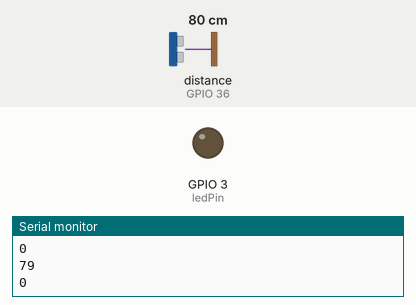
Simulated run of this sketch. Board: ESP32. On the bench: output pins drawn as LEDs (lit = HIGH), the last lines printed to the serial monitor. Wiring (inferred from the names in the program): ultrasonic range finder: trigger GPIO 26; echo GPIO 36. The inputs (shaded band) are chosen by the test bench; at power-on: distance to the obstacle (sensor on GPIO 36) 80 cm. The echo pulse lasts 58.3 µs per cm; pins used as bus, display or sensor lines are not drawn.

Above: at 3.7 s.
3.8 s: distance to the obstacle (sensor on GPIO 36) set to 34 cm
5.3 s: distance to the obstacle (sensor on GPIO 36) set to 28 cm
At 6.29 s:
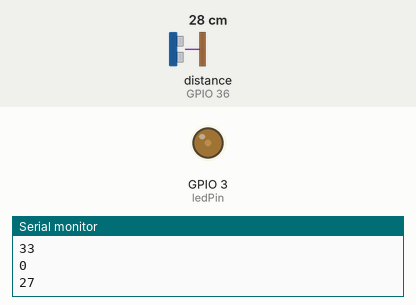
At 9.7 s:
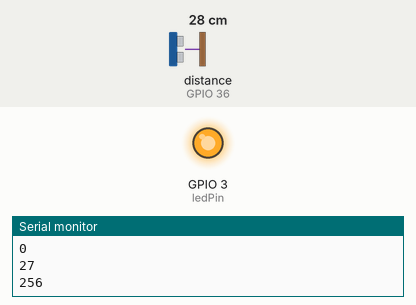
11.3 s: distance to the obstacle (sensor on GPIO 36) set to 35 cm
At 11.55 s:
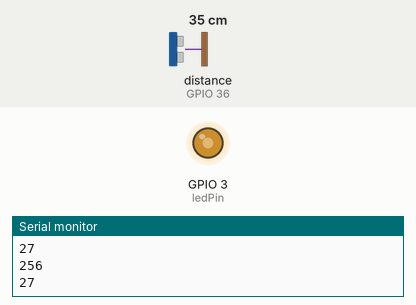
Timing chart, 0 to 15.2 s (numbered marks = the images above; inputs shaded):
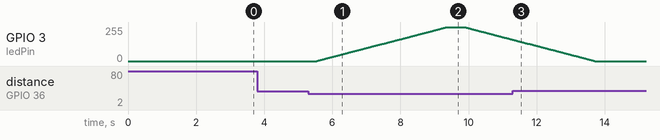

Measured:
- the behaviour switches between 31 and 30 cm on distance to the obstacle (sensor on GPIO 36) (found by bisection; images 0 and 1)
- after the input at 5.3 s, GPIO 3 (ledPin): rises from 0/255 to 255/255 in 3.8 s, then falls to 160/255 in 1.9 s
- after the input at 11.3 s, GPIO 3 (ledPin): goes on until 13.7 s, then stays 0/255

The sketch:

sensordemovimiento.ino
```cpp
const int EchoPin = 36;
const int TriggerPin = 26;
// the number of the LED pin
const int ledPin = 3;  // 16 corresponds to GPIO16
// setting PWM properties
const int freq = 5000;
const int ledChannel = 0;
const int resolution = 8;
int dutyCycle = 0;

void setup() {
  Serial.begin(9600);
  pinMode(TriggerPin, OUTPUT);
  pinMode(EchoPin, INPUT);
  // configure LED PWM functionalitites
  ledcSetup(ledChannel, freq, resolution);
  // attach the channel to the GPIO to be controlled
  ledcAttachPin(ledPin, ledChannel);
  delay(2500);
  //Serial.println("Inicio");
  //Serial.println(distancia(TriggerPin, EchoPin));
}

void loop() {
//  Serial.print("Distancia: ");
//  Serial.println(distancia(TriggerPin, EchoPin));
//  delay(1000);
  /*if (Serial.available()) {
     //Serial.println("LLEGA");
    char command = (char) Serial.read();
    switch (command) {
      case 'H':
      Serial.println("Hola Mundo");
      break;
      case 'D':
      Serial.println(distancia(TriggerPin, EchoPin));
      break;
    }
    //Serial.println(command);
  }   */
  int dis = distancia(TriggerPin, EchoPin);
  Serial.println(dis);
  if(dis<30){
    if(dutyCycle == 0 || dutyCycle == -1){
       // increase the LED brightness
  for(dutyCycle; dutyCycle <= 255; dutyCycle++){
    // changing the LED brightness with PWM
    ledcWrite(ledChannel, dutyCycle);
    delay(15);
  }
    } else if(dutyCycle > 0 && dutyCycle <= 256){
  // decrease the LED brightness
  for(dutyCycle; dutyCycle >= 0; dutyCycle=dutyCycle-1){
    // changing the LED brightness with PWM
    ledcWrite(ledChannel, dutyCycle);
    delay(15);
  }
    }
  }
  Serial.println(dutyCycle);
  delay(500);
}

int distancia(int TriggerPin, int EchoPin) {
  long duracion, distanciaCm;
  digitalWrite(TriggerPin, LOW); //nos aseguramos señal baja al principio
  delayMicroseconds(4);
  digitalWrite(TriggerPin, HIGH); //generamos pulso de 10us
  delayMicroseconds(10);
  digitalWrite(TriggerPin, LOW);
  duracion = pulseIn(EchoPin, HIGH);  //medimos el tiempo del pulso
  //Serial.println(duracion);
  distanciaCm = duracion * 10 / 292 / 2;   //convertimos a distancia
  return distanciaCm;
}
```
